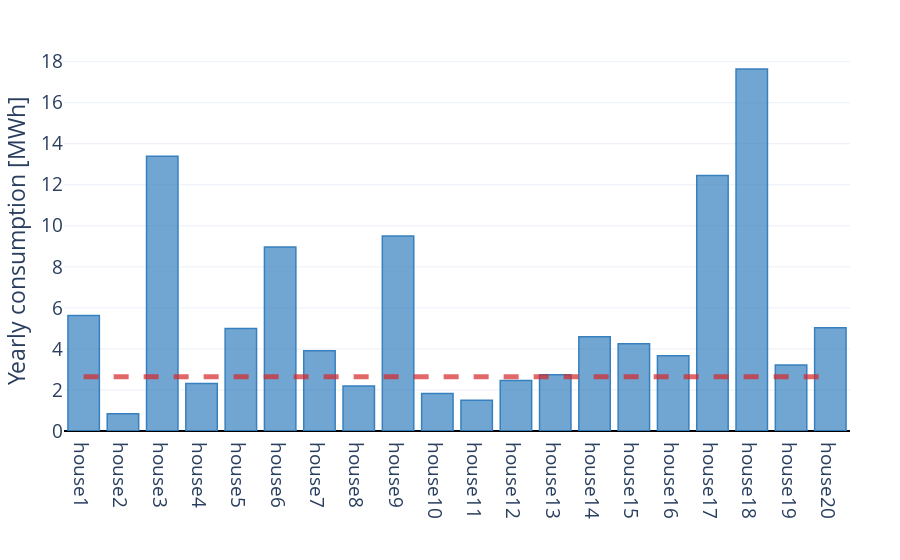

Write notebook code for a chart like this one.
### Code cell
graph = df[[col for col in df.columns if "pv_1kw" not in col]].copy()
graph.columns = ["house" + str(n) for n in range(1, len(graph.columns) + 1)]
fig = px.bar(graph.sum() * 15 / 60 / 1000)
fig.data[0].update(
    {'marker': {'color': 'rgba(55, 128, 191, 0.7)',
                'line': {'width': 1.5,
                'color': 'rgba(55, 128, 191, 1.0)'}}})

# 'Reference for 100m2, 4 people, no elec. heating'
fig.add_shape(
  type='line',
  y0=2650/1000, y1=2650/1000, x0="house1", x1="house20",
  line={'dash': 'dash', 'width': 5,
        'color': 'rgba(214, 39, 40, 0.7)'})

fig.update_layout(
    layout,
    showlegend=False,
    xaxis_title="",
    yaxis_title="Yearly consumption [MWh]")
fig.show()

### Figure 1 — Plotly figure (JSON) as saved in the notebook; plotly's stock layout.template omitted (floating-point values rounded to 4 significant figures)
{"data": [{"alignmentgroup": "True", "hovertemplate": "variable=0<br>index=%{x}<br>value=%{y}<extra></extra>", "legendgroup": "0", "marker": {"color": "rgba(55, 128, 191, 0.7)", "line": {"color": "rgba(55, 128, 191, 1.0)", "width": 1.5}, "pattern": {"shape": ""}}, "name": "0", "offsetgroup": "0", "orientation": "v", "showlegend": true, "textposition": "auto", "type": "bar", "x": ["house1", "house2", "house3", "house4", "house5", "house6", "house7", "house8", "house9", "house10", "house11", "house12", "house13", "house14", "house15", "house16", "house17", "house18", "house19", "house20"], "xaxis": "x", "y": [5.628, 0.8437, 13.38, 2.313, 4.991, 8.973, 3.915, 2.19, 9.504, 1.825, 1.502, 2.463, 2.74, 4.596, 4.257, 3.667, 12.45, 17.64, 3.221, 5.026], "yaxis": "y"}], "layout": {"autosize": true, "barmode": "relative", "font": {"size": 19}, "legend": {"title": {"text": "variable"}, "tracegroupgap": 0}, "margin": {"b": 10, "l": 20, "r": 50, "t": 50}, "shapes": [{"line": {"color": "rgba(214, 39, 40, 0.7)", "dash": "dash", "width": 5}, "type": "line", "x0": "house1", "x1": "house20", "y0": 2.65, "y1": 2.65}], "showlegend": false, "xaxis": {"anchor": "y", "autorange": true, "domain": [0, 1], "range": [-0.5, 19.5], "title": {"text": ""}, "type": "category", "zerolinecolor": "black", "zerolinewidth": 2}, "yaxis": {"anchor": "x", "autorange": true, "domain": [0, 1], "range": [0, 18.57], "title": {"text": "Yearly consumption [MWh]"}, "type": "linear", "zerolinecolor": "black", "zerolinewidth": 2}}}
